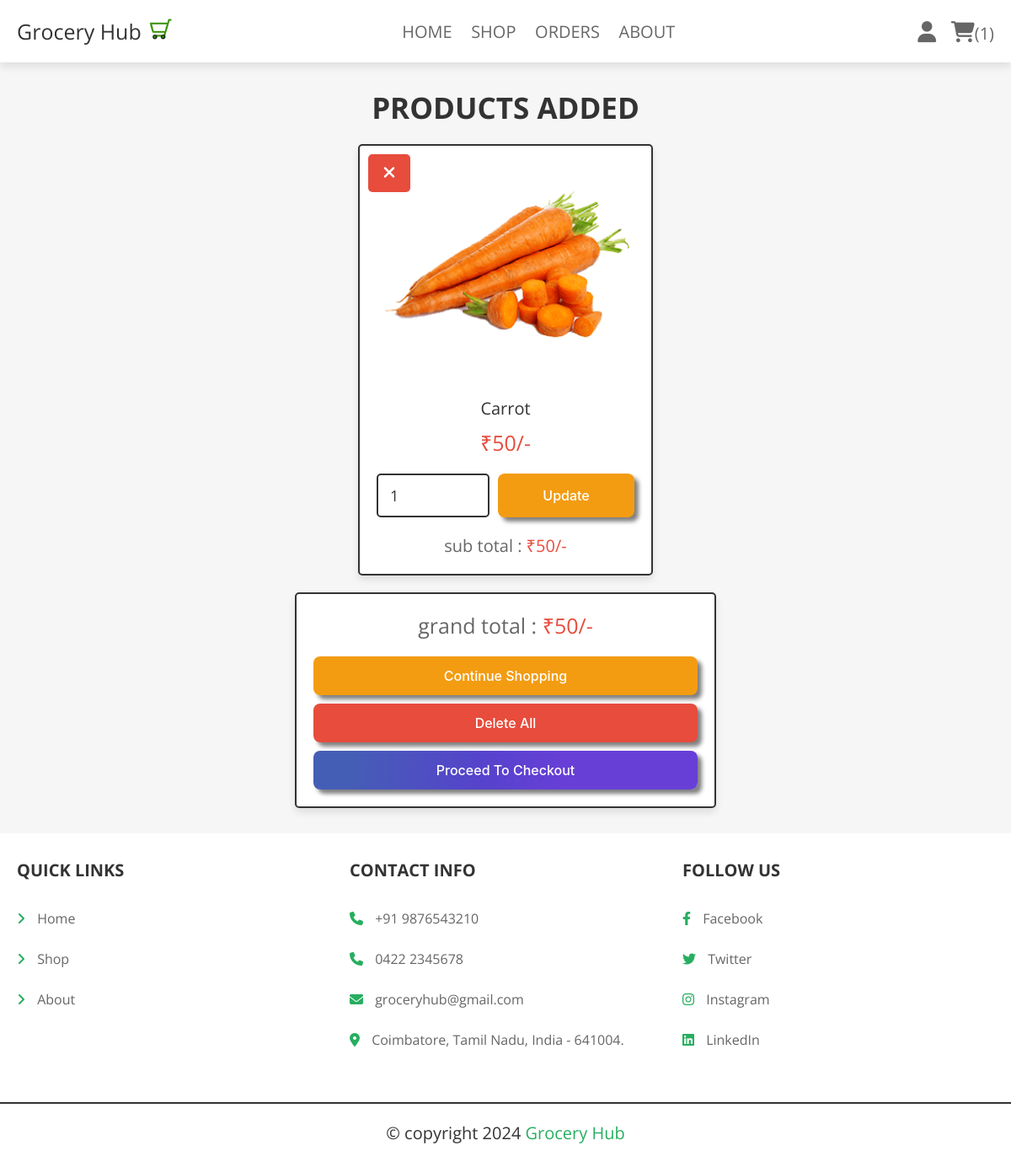
/cart.php (signed in), run on the app's committed database.
### tables this page shows
CREATE TABLE `cart` (
  `id` int(100) NOT NULL,
  `user_id` int(100) NOT NULL,
  `pid` int(100) NOT NULL,
  `name` varchar(100) NOT NULL,
  `price` int(100) NOT NULL,
  `quantity` int(100) NOT NULL,
  `image` varchar(100) NOT NULL
);

### cart.php (the view, shortened to what this page needs)
<?php
@include 'config.php';
$user_id = $_SESSION['user_id'];
?>
<!DOCTYPE html>
<html lang="en">
<head>
   <link rel="stylesheet" href="https://cdnjs.cloudflare.com/ajax/libs/font-awesome/6.1.1/css/all.min.css">
   <link rel="stylesheet" href="css/style.css">
</head>
<body>
<?php include 'header.php'; ?>
<section class="shopping-cart">
   <h1 class="title">products added</h1>
   <div class="box-container">
   <?php
      $grand_total = 0;
      $select_cart = $conn->prepare("SELECT * FROM `cart` WHERE user_id = ?");
      $select_cart->execute([$user_id]);
      $select_products = $conn->prepare("SELECT * FROM `products`");
      $select_products->execute();
      if($select_cart->rowCount() > 0 && $select_products->rowCount() > 0){
         while($fetch_cart = $select_cart->fetch(PDO::FETCH_ASSOC)){
   ?>
   <form action="" method="POST" class="box">
      <a href="cart.php?delete=<?= $fetch_cart['id']; ?>" class="fas fa-times" onclick="return confirm('delete this from cart?');"></a>
      <img src="uploaded_img/<?= $fetch_cart['image']; ?>" alt="">
      <div class="name"><?= $fetch_cart['name']; ?></div>
      <div class="price">₹<?= $fetch_cart['price']; ?>/-</div>
      <div class="flex-btn">
         <input type="number" min="1" value="<?= $fetch_cart['quantity']; ?>" class="qty" name="p_qty">
         <input type="submit" value="update" name="update_qty" class="option-btn">
      </div>
      <div class="sub-total"> sub total : <span>₹<?= $sub_total = ($fetch_cart['price'] * $fetch_cart['quantity']); ?>/-</span> </div>
   </form>
   <?php
      $grand_total += $sub_total;
      }
   }else{
      echo '<p class="empty">your cart is empty</p>';
   }
   ?>
   </div>
   <div class="cart-total">
      <p>grand total : <span>₹<?= $grand_total; ?>/-</span></p>
      <a href="shop.php" class="option-btn">continue shopping</a>
      <a href="cart.php?delete_all" class="delete-btn <?= ($grand_total > 1)?'':'disabled'; ?>">delete all</a>
      <a href="checkout.php" class="btn <?= ($grand_total > 1)?'':'disabled'; ?>">proceed to checkout</a>
   </div>
</section>
<?php include 'footer.php'; ?>
</body>
</html>

### css/style.css (style rules this page uses)
.shopping-cart .box-container { display: grid; grid-template-columns: repeat(auto-fit, 35rem); gap:1.5rem; justify-content: center; align-items: flex-start; }
.shopping-cart .box-container .box { padding:2rem; text-align: center; border:var(--border); background-color: var(--white); box-shadow: var(--box-shadow); border-radius: .5rem; position: relative; }
.shopping-cart .box-container .box .price { padding:1rem 0; color:var(--red); font-size: 2.5rem; }
.shopping-cart .box-container .box .fa-times { position: absolute; top:1rem; left:1rem; border-radius: .5rem; height: 4.5rem; line-height: 4.3rem; width: 5rem; color:var(--white); font-size: 2rem; background-color: var(--red); }
.shopping-cart .box-container .box img { width: 100%; margin-bottom: 1rem; }
.shopping-cart .box-container .box .name { font-size: 2rem; color:var(--black); padding-top: 1rem; }
.shopping-cart .box-container .box .qty { margin-top: 1rem; border-radius: .5rem; padding:1.2rem 1.4rem; font-size: 1.8rem; color:var(--black); border:var(--border); width: 100%; }
.shopping-cart .box-container .sub-total { margin-top: 2rem; font-size: 2rem; color:var(--light-color); }
.shopping-cart .box-container .sub-total span { color:var(--red); }
.shopping-cart .cart-total { max-width: 50rem; margin: 0 auto; margin-top: 2rem; padding:2rem; text-align: center; border:var(--border); background-color: var(--white); box-shadow: var(--box-shadow); border-radius: .5rem; }
.shopping-cart .cart-total p { margin-bottom: 2rem; font-size: 2.5rem; color:var(--light-color); }
.shopping-cart .cart-total p span { color:var(--red); }

### css/components.css (style rules this page uses)
:root { --green:#27ae60; --orange:#f39c12; --red:#e74c3c; --black:#333; --light-color:#666; --white:#fff; --light-bg:#f6f6f6; --border:.2rem solid var(--black); --color-1:#B0C4DE; --color-2: #E1EBEE; --box-shadow:0 .5rem 1rem rgba(0,0,0,.1); }
* { font-family: 'Open Sans', sans-serif; margin:0; padding:0; box-sizing: border-box; outline: none; border:none; text-decoration: none; color:var(--black); }
body { background-color: var(--light-bg); }
html { font-size: 62.5%; overflow-x: hidden; scroll-behavior: smooth; scroll-padding-top: 6.5rem; }
section { padding:3rem 2rem; max-width: 1200px; margin:0 auto; }
.btn, .delete-btn, .option-btn { display: block; width: 100%; margin-top: 1rem; border-radius: .5rem; padding:1.3rem 3rem; text-transform: capitalize; cursor: pointer; text-align: center; border-radius: 8px; border-style: none; box-sizing: border-box; color: #FFFFFF; cursor: pointer; flex-shrink: 0; font-family: "Inter UI","SF Pro Display",-apple-system,BlinkMacSystemFont,"Segoe UI",Roboto,Oxygen,Ubuntu,Cantarell,"Open Sans","Helvetica Neue",sans-serif; font-size: 16px; font-weight: 500; box-shadow: 5px 5px 5px gray; user-select: none; -webkit-user-select: none; touch-action: manipulation; }
.btn { background-image: linear-gradient(92.88deg, #455EB5 9.16%, #5643CC 43.89%, #673FD7 64.72%); }
.delete-btn { background-color: var(--red); }
.option-btn { background-color: var(--orange); }
.flex-btn { display: flex; flex-wrap: wrap; gap:1rem; }
.flex-btn > * { flex:1; }
.title { text-align: center; margin-bottom: 2rem; text-transform: uppercase; color:var(--black); font-size: 3.5rem; }

### data on the page
cart: image (picture), name "Carrot", price "50", p_qty "1"

### other printed values
$count_cart_items->rowCount() "1"
$grand_total "50"
